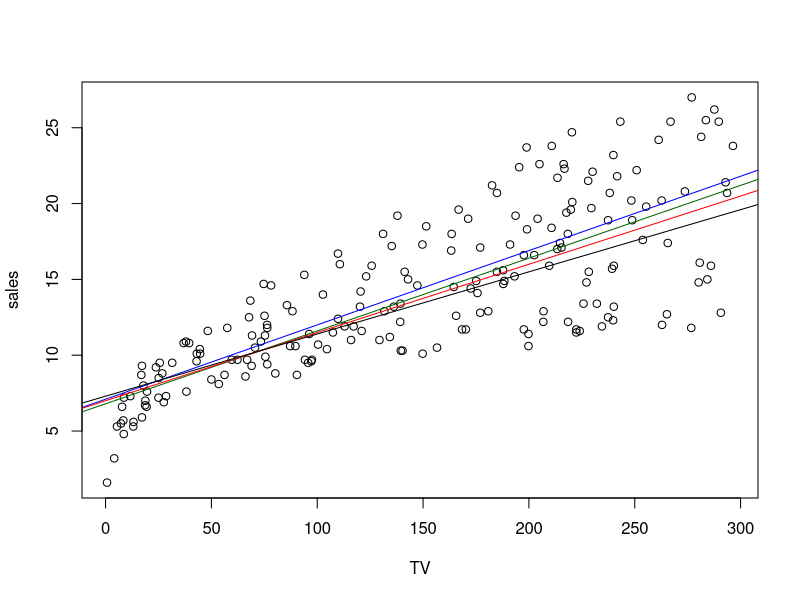

This chart was generated by the following R code: (Note: this script raises an error after producing the figure.)
# Übungsserie 5
library(readxl)
# 1) Advertising mit TV als erklärende Variable.
#    Welche der folgenden Linien passt besser?
# advertising <- read_excel("projects/school/WDDA/WDDA_05.xlsx", sheet = "Advertising")
advertising <- read_excel("./WDDA_05.xlsx", sheet = "Advertising")
View(advertising)
attach(advertising)
plot(sales ~ TV)
linie <- function(a, b, x) a + b * x
# a) Achsenabschnitt = 7.1, Steigung = 0.049
abline(a = 7.1, b = 0.049, col = "blue")
rss_a <- sum((sales - linie(7.1, 0.049, TV))^2) # 2121.642
# b) Achsenabschnitt = 6.8, Steigung = 0.048
abline(a = 6.8, b = 0.048, col = "darkgreen")
rss_b <- sum((sales - linie(6.8, 0.048, TV))^2) # 2108.255
# c) Achsenabschnitt = 7.0 Steigung = 0.045
abline(a = 7, b = 0.045, col = "red")
rss_c <- sum((sales - linie(7, 0.045, TV))^2) # 2144.869
# d) Achsenabschnitt = 7.3, Steigung = 0.041
abline(a = 7.3, b = 0.041, col = "black")
rss_d <- sum((sales - linie(7.3, 0.041, TV))^2) # 2261.464
# Lösung: b) passt am besten

# 2.Diamond Rings zeigt die Listenpreise und das Gewicht von 48 Diamantringen
# dimond_rings <- read_excel("projects/school/WDDA/WDDA_06.xlsx", sheet = "DimondRings")
diamonds_rings <- read_excel("./WDDA_05.xlsx", sheet = "Diamonds Rings")
View(diamonds_rings)
attach(diamonds_rings)
names(diamonds_rings) <- c("weight", "price")
# a) Streudiagramm
plot(price ~ weight) # Ja denn es sieht sehr linear aus.
# b) Modell anpassen
# Interpretation: Nimmt das Gewicht um 1 Karat zu steigt der Preis um 3721 USD
md1 <- lm(price ~ weight) # md1 -> 3721.0
abline(md1)
plot(price ~ weight, xlim = c(0, 0.35), ylim = c(0, 1200))
# c) Interpretieren sie RSE, RSS, TSS
summary(md1)
# r ^ 2 = multiple r-squared = 0.9783 adusted = 0.9778
# 98% der Preisunterschiede werden durch ddas Gewicht erklärt
# RSE - Residual standart error: 31.84 Singapur Dollar
# RSS (residuals sum of squares) !nicht in summary enthalten!
RSS <- sum(md1$residuals^2) # 46635.67
# TSS (Total sum of squares) nicht in summary enthalten
TSS <- sum((price - mean(price))^2) # 2145232
# erklärte unterschiede
(TSS - RSS) / TSS # 0.9782608 = r ^2
# d) Was ist der durschnittliche Preisunterschied
#    zwischen 0.25 und 0.35 Karat?
mean(price[weight == 0.25]) # 680
mean(price[weight == 0.35]) # 1086
diff <- mean(price[weight == 0.35]) - mean(price[weight == 0.25]) # 406
# f) Wie sollte die Fixkosten das Model beeinflussen?
# Lösung: Positiver Achenabschnitt
# g) Ein Ring mit einem 0.18-Karat-Diamanten ist für SGD 325 gelistet.
#    Ist dies ein Schnäppchen?
# Konfidenzintervall von gewicht.
mean(md1$fitted.values[weight == 0.18]) + c(2, -2) * summary(md1)$sigma
# Ergibt: [473.8396 346.4775] daher ja es ist ein Schnäppchen
# h) Was sagt die Standardabweichung der Residuen
#    über die Anpassung dieser Gleichung aus?
sd(md1$residuals) # 31.5
plot(resid(md1) ~ weight)
abline(h = 0, col = "red")
hist(resid(md1), col = "red")
# Ergebnis: Glockenförmige verteilung mit Mittelwert = 0, SE ist sehr klein
#           daher sind viele Diamantringe innerhalb der schätzgeraden.

# 3) Gleich wie 2 nur mit Download Tabelle
download <- read_excel("./WDDA_05.xlsx", sheet = "Download")
names(download) <-
    c("transfer_time_in_sec", "file_size_in_MB", "hour_past_8", "vendor")
attach(download)
View(download)
# a) Streudiagramm der Übertragungszeit der Dateigrössen
#    Erscheint Linie als gute Zusammenfassung?
plot(transfer_time_in_sec ~ file_size_in_MB)
mod1 <- lm(transfer_time_in_sec ~ file_size_in_MB)
abline(mod1) # Intercept von 7.2 sekunden
# Fazit: Ja, jedoch gibt es auch andere Faktoren für die Übertragungszeit
# b) Passen lineares Modell für die Übertragungszeit auf der Dateigrösse an.
plot(transfer_time_in_sec ~ file_size_in_MB, xlim = c(0, 100), ylim = c(0, 60))
abline(mod1)
# Fazit: Man sieht eine klaren Bereich am Anfang der keine Punkte aufweist
#        anscheinden gibt es unanhängig der Dateigrösse
#        eine Latenz in der Übertragungszeit
# c) r^2, RSE, RSS TSS
summary(mod1)
# r ^ 2 = multiple r-squared = 62.46%
# RSE = Residual standard error: 6.243 sekunden
# RSS
RSS <- sum(mod1$residuals^2) # 3040.392 s^2
# TSS
TSS <-
    sum((transfer_time_in_sec - mean(transfer_time_in_sec))^2) # 8098.035 s^2
# d) Unterschied zwischen 50MB und 60MB (aufpassen median und mean)
diff <- median(transfer_time_in_sec[file_size_in_MB == 60]) -
    median(transfer_time_in_sec[file_size_in_MB == 50]) # 3.35 sekunden
# e) erweitern auf übertragungszeit in minuten & dateigrösse in kilobyte
download$transfer_time_in_min <- download$transfer_time_in_sec / 60
download$file_size_in_KB <- download$file_size_in_MB * 1024
summary(download)
plot(transfer_time_in_min ~ file_size_in_KB,
    xlim = c(0, 101376), ylim = c(0, 0.8767)
)
lm(transfer_time_in_min ~ file_size_in_KB) # 0.1212 Minuten
# 0.000005099 minuten pro kilobyte
# Fazit: Gleiches Modell
# f) Residuen mit Dateigrössen darstellen
sd(resid(mod1)) # 6.203706 sekunden
plot(resid(mod1) ~ file_size_in_KB) # Kein Muster
abline(h = 0, col = "red")
hist(resid(mod1), col = "red") # Ist glockenförmig
# Fazit: Kein Muster
# h) Wie viele Daten können in 15 sekunden übertragen werden?
mod2 <- lm(file_size_in_MB ~ transfer_time_in_sec)
mean(mod2$fitted.values[transfer_time_in_sec == 15])
+c(2, -2) * summary(mod1)$sigma
# Lösung: zwischen 24.295 MB & 49.268 MB in 15 sekunden

# 4) Tabelle Cars
cars <- read_excel("./WDDA_05.xlsx", sheet = "Cars")
attach(cars)
View(cars)
# a) Streudiagramm Leistung auf Motorengrösse
plot(cars$Horsepower ~ cars$`Displacement (liters)`)
# Fazit: Ja ein Linearer Zusammenhang besteht da die punkte nicht
#       eine grosse Streuung aufweisen.
# b) Lineare Gleichung mithilfe der MEthode der kleinsten Quadrate
plot(cars$Horsepower ~ cars$`Displacement (liters)`,
    xlim = c(0, 8), ylim = c(0, 700)
)
mod1 <- lm(cars$Horsepower ~ cars$`Displacement (liters)`)
abline(mod1)
# Intercept: 34.16 PS, 69.2 PS / Liter
# Fazit: Intercept besteht da ein Auto mit weniger als 1 Peferstärke nicht
#        fahren wird
# c) r^2, RSE, RSS, TSS
summary(mod1)
# r ^ 2 = multiple r-squared = 75.9%
# RSE = Residual standard error: 57.72 PS
# RSS
RSS <- sum(mod1$residuals^2) # 1052771 PS^2
# TSS
TSS <-
    sum((cars$Horsepower - mean(cars$Horsepower))^2) # 4372056 PS^2
# d) Motor um 0.5 Liter vergrössert, sollte er dann 0,5b1 verwenden,
#    um abzuschätzen, wie viel mehr Leistung der Motor hat?
# Kausalität vs Korrelation!
# e) Auto mit 3 Liter und 333 PS
mod1$residuals[`Displacement (liters)` == 3.0 & Horsepower == 333]
# Residium: 91.21864, da positiv ist es über der Schätzgerade
# f) Positives Residuen: LKW?, Negatives Residuen: Leichte Autos?
# g) Residuen mit Motorgrösse darstellen
plot(resid(mod1) ~ cars$`Displacement (liters)`) # Fast kein Muster
# h) Konfidenzintervall für 3-Liter Hubraum
filtered_cars <- cars[`Displacement (liters)` == 3.0, ]
mod3 <- lm(filtered_cars$Horsepower ~ filtered_cars$`Displacement (liters)`)
confint(mod3)
# Konfidenzintervall: [251.424, 284.004]
summary(mod3) # 35.79 Liter, nicht gleicher RSE wie ganzer Datensatz